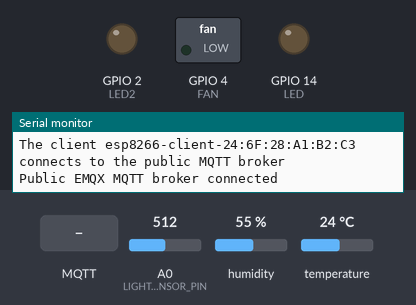
Recording of a sketch running on a simulated ESP8266 (NodeMCU). Shown: switched loads named in the sketch (green lamp = pin HIGH), output pins drawn as LEDs (lit = HIGH), the last lines printed to the serial monitor. The test bench sets the inputs (shaded band); at power-on: A0 (LIGHT_SENSOR_PIN) = 512, humidity 55 %, temperature 24 °C. WiFi joins after 1.5 s; servers stay silent unless stated; random numbers use the default seed unless the sketch sets one; no MQTT or app messages arrive unless stated.

Above: at 3.7 s.
3.8 s: MQTT message "on-led" arrives on the first subscribed topic
5.5 s: MQTT message "off-led" arrives on the first subscribed topic
At 6.6 s:
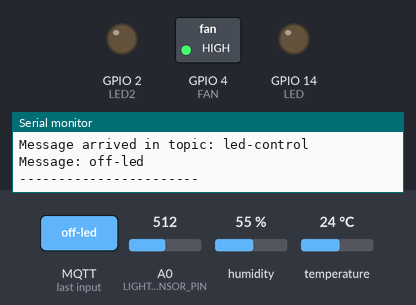
9.5 s: MQTT message "on-fan" arrives on the first subscribed topic
At 12.5 s:
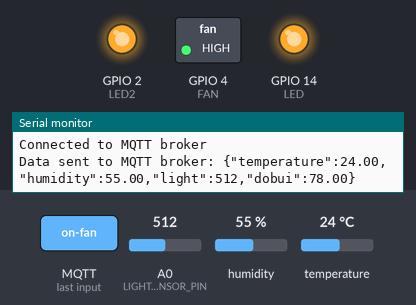
13.5 s: A0 (LIGHT_SENSOR_PIN) set to 883
17.2 s: A0 (LIGHT_SENSOR_PIN) set to 908
At 21.0 s:
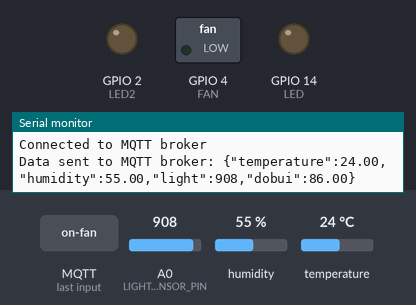
21.5 s: A0 (LIGHT_SENSOR_PIN) set to 890
At 25.3 s:
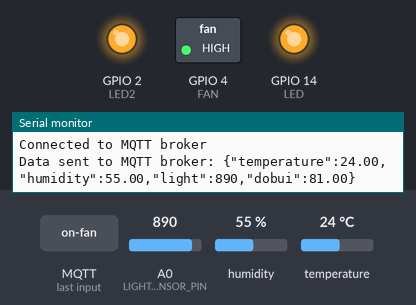
Timing chart, 0 to 26.5 s (numbered marks = the images above; inputs shaded):
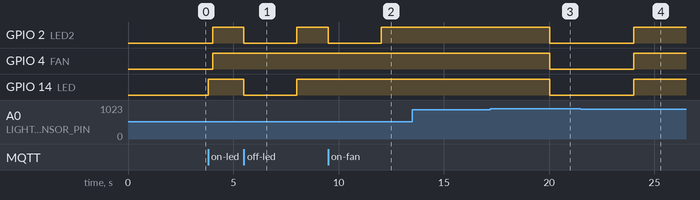

The sketch:

arduino.ino
```cpp
#include <ESP8266WiFi.h>
#include <PubSubClient.h>
#include "DHT.h"

// GPIO 14 D5
#define LED 14

//GPIO 4 D2
#define FAN 4

#define LED2 2

#define LIGHT_SENSOR_PIN A0

#define DHTPIN 5  // DHT data pin is connected to GPIO 5 (D1)
#define DHTTYPE DHT11
DHT dht(DHTPIN, DHTTYPE);

// WiFi
const char *ssid = "SSA30";      // Enter WiFi name
const char *password = "123456789";  // Enter WiFi password

// MQTT Broker
const char *mqtt_broker = "broker.emqx.io";
const int mqtt_port = 1883;
const char *mqtt_username = "emqx";
const char *mqtt_password = "public";
const char *topic = "led-control";
const char *topic_fan = "fan-control";
const char *topic_mqtt = "iotData";

bool ledState = false;
bool fanState = false;
unsigned long previousMillis = 0;
const long interval = 4000;  // Interval in milliseconds (4 seconds)

WiFiClient espClient;
PubSubClient client(espClient);

void setup() {
  Serial.begin(115200);
  delay(1000);  // Delay for stability

  WiFi.begin(ssid, password);
  while (WiFi.status() != WL_CONNECTED) {
    delay(500);
    Serial.println("Connecting to WiFi...");
  }
  Serial.println("Connected to the WiFi network");

  pinMode(LED, OUTPUT);
  pinMode(LED2, OUTPUT);
  pinMode(FAN, OUTPUT);
  digitalWrite(LED, LOW);  // Turn off the LED initially
  digitalWrite(FAN, LOW);
  digitalWrite(LED2, LOW);

  // Connecting to an MQTT broker
  client.setServer(mqtt_broker, mqtt_port);
  client.setCallback(callback);
  while (!client.connected()) {
    String client_id = "esp8266-client-";
    client_id += String(WiFi.macAddress());
    Serial.printf("The client %s connects to the public MQTT broker\n", client_id.c_str());
    if (client.connect(client_id.c_str(), mqtt_username, mqtt_password)) {
      Serial.println("Public EMQX MQTT broker connected");
    } else {
      Serial.print("Failed with state ");
      Serial.print(client.state());
      delay(2000);
    }
  }

  // Publish and subscribe
  client.subscribe(topic);
  client.subscribe(topic_fan);
}

void callback(char *topic, byte *payload, unsigned int length) {
  Serial.print("Message arrived in topic: ");
  Serial.println(topic);
  Serial.print("Message: ");
  String message;
  for (int i = 0; i < length; i++) {
    message += (char)payload[i];  // Convert *byte to string
  }
  Serial.print(message);
  if (strcmp(topic, topic) == 0) {
    if (message == "on-led" && !ledState) {
      digitalWrite(LED, HIGH);  // Turn on the LED
      ledState = true;
    }
    if (message == "off-led" && ledState) {
      digitalWrite(LED, LOW);  // Turn off the LED
      ledState = false;
    }
  }
  if (strcmp(topic, topic_fan) == 0) {
    if (message == "on-fan" && !fanState) {
      digitalWrite(FAN, HIGH);  // Turn on the FAN
      fanState = true;
    }
    if (message == "off-fan" && fanState) {
      digitalWrite(FAN, LOW);  // Turn off the FAN
      fanState = false;
    }
  }
  digitalWrite(LED2, LOW);
  Serial.println();
  Serial.println("-----------------------");
}

void publishData(const char *topic, String value) {
  client.publish(topic, value.c_str());
}

String floatToStringWithTwoDecimals(float value) {
  char buffer[10];               // Buffer to hold the string
  dtostrf(value, 5, 2, buffer);  // Convert float to string with 5 characters (including 2 decimal places)
  return String(buffer);
}

int readLightSensor() {
  return analogRead(LIGHT_SENSOR_PIN);
}


void loop() {
  client.loop();
  unsigned long currentMillis = millis();

  if (currentMillis - previousMillis >= interval) {
    // Save the last time data was published
    previousMillis = currentMillis;

    float temperature = dht.readTemperature();
    float humidity = dht.readHumidity();
    float dobui = static_cast<float>(random(1,100));
    String temperatureStr = (isnan(temperature)) ? "0.00" : floatToStringWithTwoDecimals(temperature);
    String humidityStr = (isnan(humidity)) ? "0.00" : floatToStringWithTwoDecimals(humidity);

    // Đo ánh sáng từ cảm biến CDS
    int lightValue = readLightSensor();
    String lightStr = String(lightValue);
    if(lightValue < 900) {
      digitalWrite(FAN, HIGH);
      digitalWrite(LED, HIGH);
      digitalWrite(LED2, HIGH);
    } else {
      digitalWrite(FAN, LOW);
      digitalWrite(LED, LOW);
      digitalWrite(LED2, LOW);
    }

    String value = "{\"temperature\":" + temperatureStr + ",\"humidity\":" + humidityStr + ",\"light\":" + lightStr + ",\"dobui\":" + dobui + "}";

    if (!isnan(temperature)) {
      Serial.println("Connected to MQTT broker");
      publishData(topic_mqtt, value);
      Serial.println("Data sent to MQTT broker: " + value);
    } else {
      publishData(topic_mqtt, value);
      Serial.println("Data sent to MQTT broker: " + value);
    }
  }
}
```

Measured:
- the behaviour switches between 899 and 900 on A0 (LIGHT_SENSOR_PIN) (found by bisection; images 2 and 3)
- after the input at 5.5 s, GPIO 2 (LED2), GPIO 14 (LED): HIGH → LOW at once, → HIGH 2.5 s later
- after the input at 9.5 s, GPIO 2 (LED2): HIGH → LOW at once, → HIGH 2.5 s later
- after the input at 17.2 s, GPIO 2 (LED2), GPIO 4 (FAN), GPIO 14 (LED): HIGH → LOW after 2.8 s
- after the input at 21.5 s, GPIO 2 (LED2), GPIO 4 (FAN), GPIO 14 (LED): LOW → HIGH after 2.5 s
